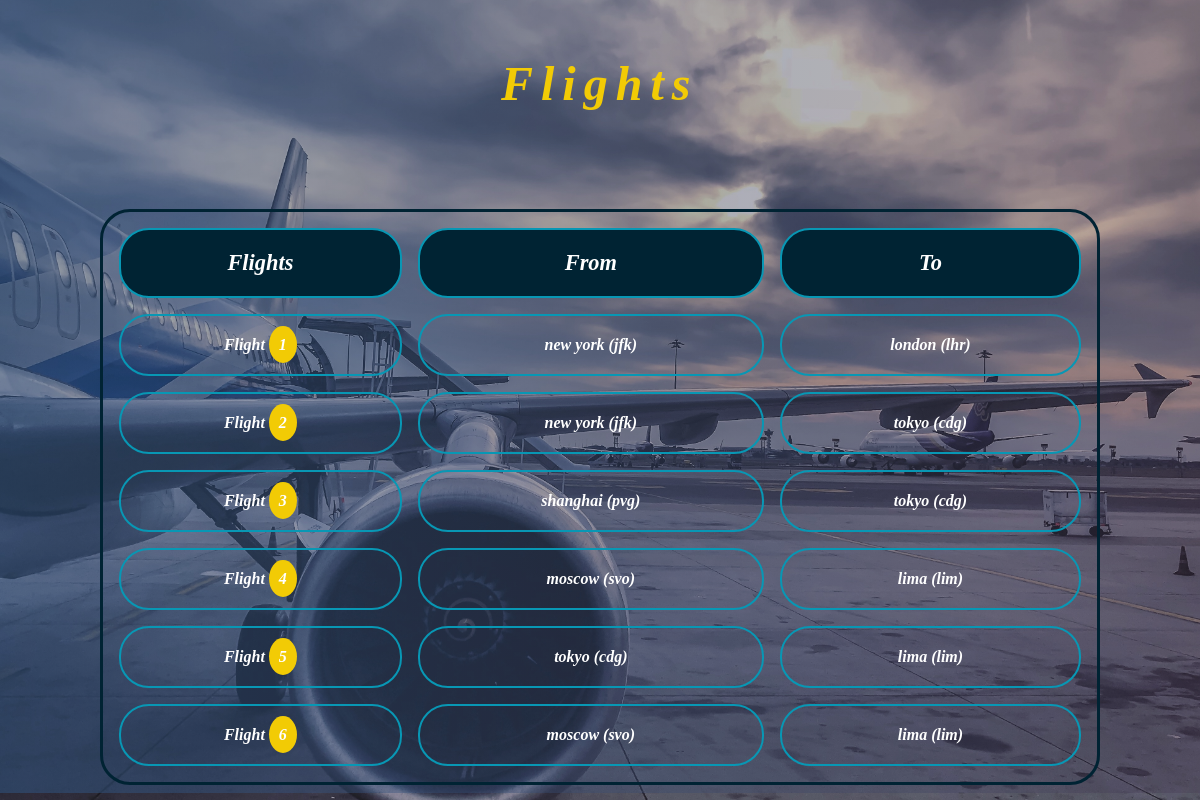
The app's page /flights/ with its own data.
### flights/models.py (models this page shows, shortened)
class Flight(models.Model):
    origin = models.ForeignKey(
        Airport, on_delete=models.CASCADE, related_name="departures")
    destination = models.ForeignKey(
        Airport, on_delete=models.CASCADE, related_name="arrivals")
    duration = models.IntegerField()

class Airport(models.Model):
    code = models.CharField(max_length=3)
    city = models.CharField(max_length=64)
    def __str__(self):
        return f"{self.city} ({self.code})"

### flights/views.py (the view)
# urls.py: path("", views.index, name="index"),
def index(request):
    return render(request, "flights/index.html", {
        "flights" : Flight.objects.all()
    })

### flights/templates/flights/index.html
{% extends "flights/layout.html" %} {% load static %} {% block body %}
<div class="hero_head">
  <p class="head_content animate__animated animate__bounce">Flights</p>
</div>
<table class="flights_table" id="tableBorder">
  <thead>
    <tr class="flights_cell" id="tHead">
      <th>Flights</th>
      <th>From</th>
      <th>To</th>
    </tr>
  </thead>
  {% for flight in flights %}
  <tbody>
    <tr>
      <td>
        <a href="{% url 'flight' flight.id%}">
          Flight
          <span class="id_style" style="background-color: #f2cb05"
            >{{flight.id}}</span
          >
        </a>
      </td>
      <td>
        <a href="{% url 'flight' flight.id%}">{{flight.origin}} </a>
      </td>
      <td>
        <a href="{% url 'flight' flight.id%}"> {{flight.destination}} </a>
      </td>
    </tr>
  </tbody>
  {%endfor%}
</table>
{% endblock %}

### flights/static/css/style.css (style rules this page uses)
body { background-image: linear-gradient(to right, rgba(48, 91, 140, 0.478), rgba(66, 51, 77, 0.29)),url(../css//imgs/back2.jpg); background-position: center; background-size: cover; background-repeat: no-repeat; }
.hero_head { display: flex; justify-content: center; font-size: 2.5rem; font-weight:bold; color: white; font-style: italic; letter-spacing: 1.5px; margin-bottom: 50px; }
a { text-decoration: none; color: white; font-weight: bold; font-style: italic; }
.flights_table { margin:auto; width: 1000px; text-align: center; border: 1px solid #0897B4; }
.flights_cell { background-size: cover; border: 3px solid black; }
.flights_cell th { padding: 20px; }
table td,th { padding: 20px; font-style: italic; border: 2px solid #0897B4; border-radius: 30px; }
.id_style { padding: 10px; border-radius: 50%; width: 70px; height: 10px; background-color: #159A9C; }
:root { --surface-color: #fff; --curve: 50; }

### flights/templates/flights/layout.html (style rules this page uses)
#tableBorder { border: 3px solid #002333; border-radius: 30px; }
table { border-spacing: 16px; }
table th { background-color: #002333; color: white; font-size: 1.4rem; }
.head_content { color: #f2cb05; font-weight: bold; font-size: 3rem; letter-spacing: 8px; }
#tHead { background-color: transparent; border-radius: 30px; }

### records on screen
Flight: id "1", origin "new york (jfk)", destination "london (lhr)"
Flight: id "2", origin "new york (jfk)", destination "tokyo (cdg)"
Flight: id "3", origin "shanghai (pvg)", destination "tokyo (cdg)"
Flight: id "4", origin "moscow (svo)", destination "lima (lim)"
Flight: id "5", origin "tokyo (cdg)", destination "lima (lim)"
Flight: id "6", origin "moscow (svo)", destination "lima (lim)"
